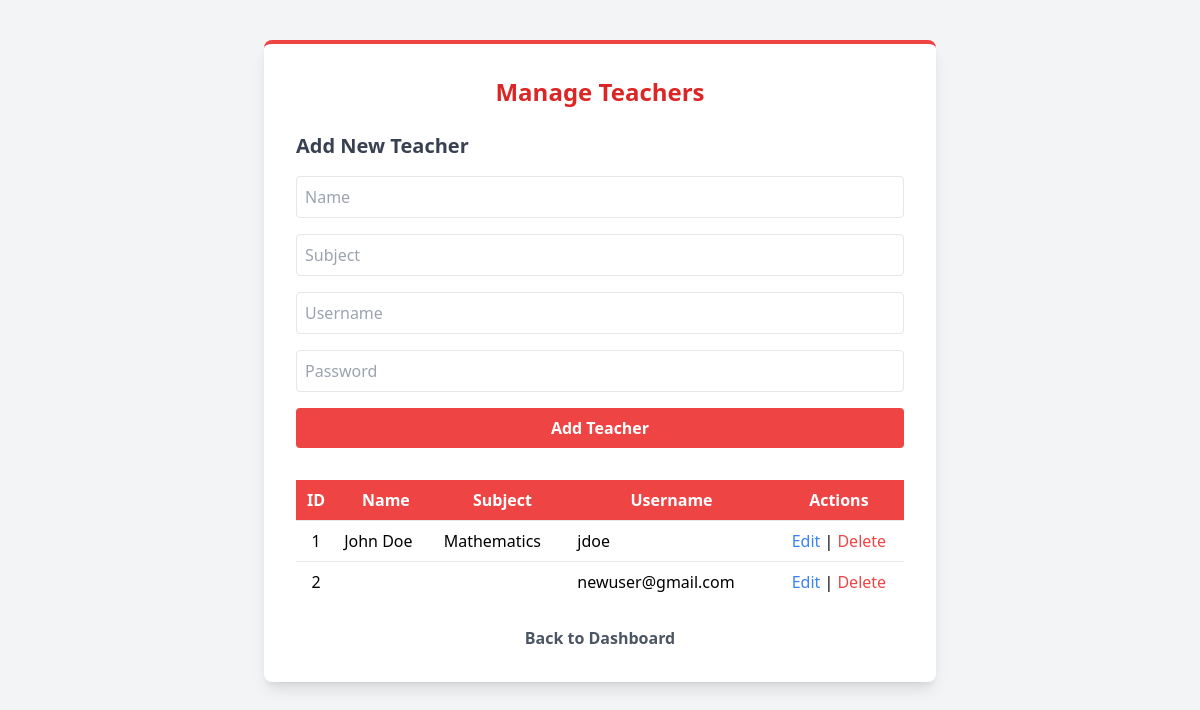
Screenshot of /admin/manage_teachers.php (signed in) with the database file from the repository.
### tables this page shows
CREATE TABLE `teachers` (
  `id` int(11) NOT NULL,
  `name` varchar(255) NOT NULL,
  `subject` varchar(50) NOT NULL,
  `username` varchar(255) NOT NULL,
  `password` varchar(255) NOT NULL
);

### admin/manage_teachers.php (the view, shortened to what this page needs)
<?php
include_once('../backend/config.php');
$teachers = mysqli_query($karine_conn, "SELECT * FROM teachers");
?>
<!DOCTYPE html>
<html lang="en">
<head>
    <script src="https://cdn.tailwindcss.com"></script>
</head>
<body class="bg-gray-100 min-h-screen flex flex-col items-center py-10">
    <div class="bg-white shadow-lg rounded-lg p-8 w-full max-w-2xl border-t-4 border-red-500">
        <h1 class="text-2xl font-bold text-center text-red-600 mb-6">Manage Teachers</h1>
        <form method="POST" class="space-y-4">
            <h2 class="text-xl font-semibold text-gray-700">Add New Teacher</h2>
            <input type="text" name="name" placeholder="Name" required class="w-full border p-2 rounded">
            <input type="text" name="subject" placeholder="Subject" required class="w-full border p-2 rounded">
            <input type="text" name="username" placeholder="Username" required class="w-full border p-2 rounded">
            <input type="password" name="password" placeholder="Password" required class="w-full border p-2 rounded">
            <button type="submit" name="add_teacher" class="w-full bg-red-500 hover:bg-red-600 text-white font-bold py-2 rounded transition">Add Teacher</button>
        </form>
        <table class="w-full mt-8 border-collapse">
            <thead>
                <tr class="bg-red-500 text-white">
                    <th class="p-2">ID</th>
                    <th class="p-2">Name</th>
                    <th class="p-2">Subject</th>
                    <th class="p-2">Username</th>
                    <th class="p-2">Actions</th>
                </tr>
            </thead>
            <tbody>
                <?php while ($row = mysqli_fetch_assoc($teachers)): ?>
                <tr class="border-t">
                    <td class="p-2 text-center"><?php echo $row['id']; ?></td>
                    <td class="p-2"><?php echo $row['name']; ?></td>
                    <td class="p-2"><?php echo $row['subject']; ?></td>
                    <td class="p-2"><?php echo $row['username']; ?></td>
                    <td class="p-2 text-center">
                        <a href="?edit=<?php echo $row['id']; ?>" class="text-blue-500 hover:underline">Edit</a> |
                        <a href="?delete=<?php echo $row['id']; ?>" class="text-red-500 hover:underline">Delete</a>
                    </td>
                </tr>
                <?php endwhile; ?>
            </tbody>
        </table>
        <div class="mt-6 text-center">
            <a href="dashboard.php" class="text-gray-600 hover:text-red-500 font-semibold">Back to Dashboard</a>
        </div>
    </div>
</body>
</html>

### rows the page displays
teachers: id "1", name "John Doe", subject "Mathematics", username "jdoe"
teachers: id "2", username "newuser@gmail.com"
